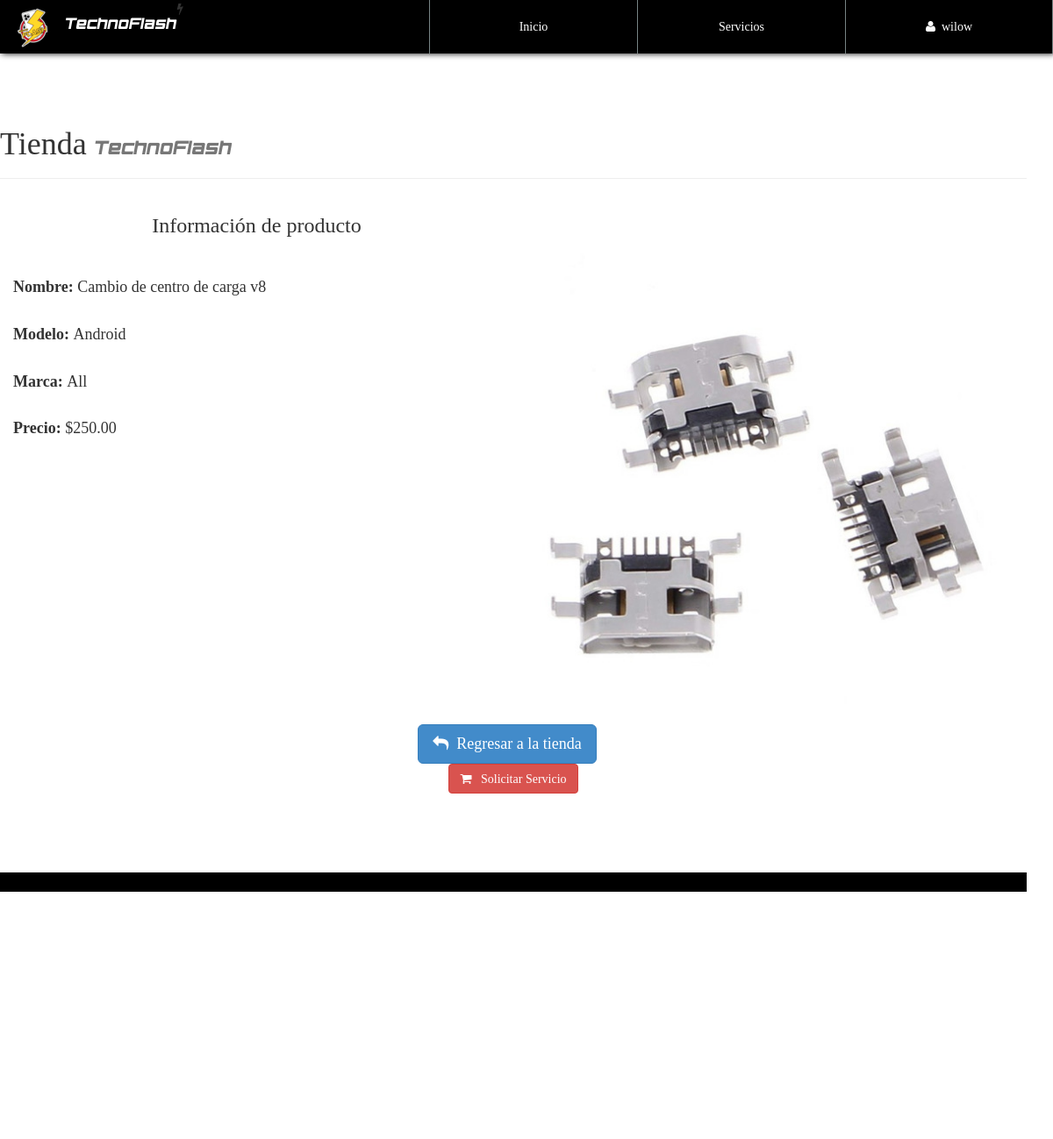
Screenshot of /infoProd.php?CodigoProd=1 (signed in) with the database file from the repository.
### tables this page shows
CREATE TABLE `producto` (
  `CodigoProd` varchar(30) NOT NULL,
  `NombreProd` varchar(30) NOT NULL,
  `CodigoCat` varchar(30) NOT NULL,
  `Precio` decimal(30,2) NOT NULL,
  `Modelo` varchar(30) NOT NULL,
  `Marca` varchar(30) NOT NULL,
  `Stock` int(20) NOT NULL,
  `Imagen` varchar(150) NOT NULL,
  `Nombre` varchar(30) NOT NULL
);

### library/consulSQL.php (called while the page is built, shortened)
<?php
class ejecutarSQL {
    public static function conectar() {
        $host_db = "localhost";
        $usuario_db = "root";
        $clave_db = "";
        $nombre_db = "store";
        if(!$con = new mysqli($host_db, $usuario_db, $clave_db, $nombre_db)){
            die("Error en el servidor, verifique sus datos");
        }
        return $con;
    }
    public static function consultar($query) {
        $consul=mysqli_query(ejecutarSQL::conectar(),$query) or die ("Problemas al insertar".mysqli_error(ejecutarSQL::conectar()));
        return $consul;
    }
}

### infoProd.php (the view, shortened to what this page needs)
<?php
include './library/consulSQL.php';
?>
<!DOCTYPE html>
<html lang="es">
<head>
    <?php include './inc/link.php'; ?>
</head>
<body id="container-page-product">
    <?php include './inc/navbar.php'; ?>
    <section id="infoproduct">
        <div class="container">
            <div class="row">
                <div class="page-header">
                    <h1>Tienda <small class="tittles-pages-logo">TechnoFlash</small></h1>
                </div>
                <?php
                    $CodigoProducto=$_GET['CodigoProd'];
                    $productoinfo=  ejecutarSQL::consultar("select * from producto where CodigoProd='".$CodigoProducto."'");
                    while($fila=mysqli_fetch_array($productoinfo)){
                        echo '
                            <div class="col-xs-12 col-sm-6">
                                <h3 class="text-center">Información de producto</h3>
                                <br><br>
                                <h4><strong>Nombre: </strong>'.$fila['NombreProd'].'</h4><br>
                                <h4><strong>Modelo: </strong>'.$fila['Modelo'].'</h4><br>
                                <h4><strong>Marca: </strong>'.$fila['Marca'].'</h4><br>
                                <h4><strong>Precio: </strong>$'.$fila['Precio'].'</h4>
                            </div>
                            <div class="col-xs-12 col-sm-6">
                                <br><br><br>
                                <img class="img-responsive" src="assets/img-products/'.$fila['Imagen'].'">
                            </div>
                            <br><br><br>
                            <div class="col-xs-12 text-center">
                                <a href="product.php" class="btn btn-lg btn-primary"><i class="fa fa-mail-reply"></i>&nbsp;&nbsp;Regresar a la tienda</a> &nbsp;&nbsp;&nbsp;
                                <form action="https://wa.me/529811360143?text=Hola, Me interesa solicitar el servicio de '.$fila['NombreProd'].', me llamo '.$_SESSION['nombreUser'].' y el domicilio de recoleccion es '.$_SESSION['Direccion'].'" method="post" role="form">
                                <button type="submit" value="'.$fila['CodigoProd'].'" class="btn btn-danger"><i class="fa fa-shopping-cart"></i>&nbsp;&nbsp; Solicitar Servicio</button>
                            </div>
                        ';
                    }
                ?>
            </div>
        </div>
    </section>
    <?php include './inc/footer.php'; ?>
</body>
</html>

### css/style.css (style rules this page uses)
body { font-family: "FontFamilySPro"; line-height: 1.5; font-size: 1.4em; width: 100%; height: 100%; margin: 0px; padding: 0px; background-position: center center; background-repeat: no-repeat; background-attachment: fixed; background-size: cover; background-color: #fff; }
section { width: 100%; margin: 0px; padding: 90px 0px; }
.tittles-pages-logo { font-family: "FontFamilyLogo"; }
#container-page-product { background-image: url(../assets/img/font-index.JPG); }
#store, #infoproduct, #container-pedido { background-color: rgba(255,255,255,.97); min-height: 900px; }

### rows the page displays
producto: NombreProd "Cambio de centro de carga v8", Modelo "Android", Marca "All", Precio "250.00", Imagen (picture), $fila['CodigoProd'] 1 (drawn)

### other values shown
$_SESSION['nombreUser'] "wilow"
